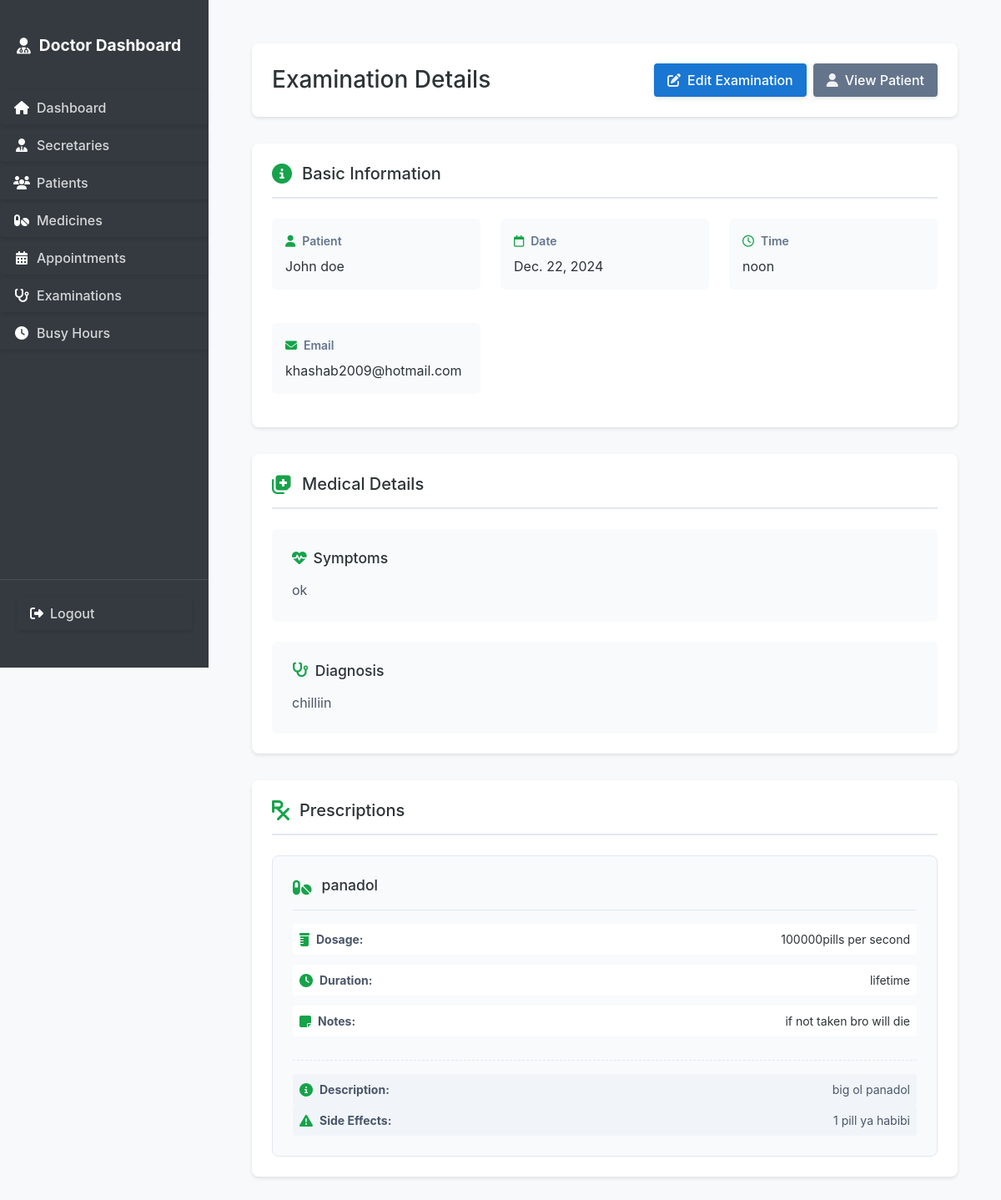
/examinations/4/ (signed in), run on the app's committed database.
### secretary_dash/models.py (models this page shows, shortened)
class Examination(models.Model):
    patient = models.ForeignKey(Patient, on_delete=models.CASCADE)
    symptoms = models.TextField()
    diagnosis = models.TextField()
    created_by = models.ForeignKey(User, on_delete=models.CASCADE)
    created_at = models.DateTimeField(auto_now_add=True)
    date = models.DateField()
    time = models.TimeField()
    class Meta:
        ordering = ['-date']

class Patient(models.Model):
    name = models.CharField(max_length=100)
    phone = models.CharField(max_length=20)
    email = models.EmailField()
    address = models.TextField()
    date_of_birth = models.DateField()
    created_at = models.DateTimeField(auto_now_add=True)
    class Meta:
        ordering = ['name']

class Prescription(models.Model):
    examination = models.ForeignKey(Examination, on_delete=models.CASCADE, related_name='prescriptions')
    medicine = models.ForeignKey(Medicine, on_delete=models.CASCADE)
    dosage = models.CharField(max_length=100)
    duration = models.CharField(max_length=100)
    notes = models.TextField(blank=True)

class Medicine(models.Model):
    name = models.CharField(max_length=100)
    description = models.TextField()
    side_effects = models.TextField()
    created_at = models.DateTimeField(auto_now_add=True)
    class Meta:
        ordering = ['name']

### secretary_dash/views.py (the view)
# urls.py: path('examinations/<int:pk>/', views.examination_detail, name='examination_detail'),
@login_required
@user_passes_test(lambda u: u.is_superuser)
def examination_detail(request, pk):
    examination = get_object_or_404(Examination, pk=pk)
    return render(request, 'secretary_dash/doctor/examination_detail.html', {
        'examination': examination
    })

### secretary_dash/auth.py (called while the page is built)
    def get_user(self, user_id):
        UserModel = get_user_model()
        try:
            return UserModel.objects.get(pk=user_id)
        except UserModel.DoesNotExist:
            return None

### templates/secretary_dash/doctor/examination_detail.html (shortened to what this page needs)
{% extends request.user.is_superuser|yesno:'secretary_dash/doctor/base.html,secretary_dash/secretary/base.html' %}
{% load static %}
{% block content %}
<div class="detail-container">
    <div class="detail-header">
        <h1>Examination Details</h1>
        <div class="actions">
            <a href="{% url 'secretary_dash:examination_edit' examination.id %}" class="btn btn-primary">
                <i class="fas fa-edit"></i> Edit Examination
            </a>
            <a href="{% url 'secretary_dash:patient_detail' examination.patient.id %}" class="btn btn-secondary">
                <i class="fas fa-user"></i> View Patient
            </a>
        </div>
    </div>
    <div class="detail-section">
        <div class="section-header">
            <i class="fas fa-info-circle"></i>
            <h2>Basic Information</h2>
        </div>
        <div class="info-grid">
            <div class="info-item">
                <label><i class="fas fa-user"></i> Patient</label>
                <span>{{ examination.patient.name }}</span>
            </div>
            <div class="info-item">
                <label><i class="far fa-calendar"></i> Date</label>
                <span>{{ examination.date }}</span>
            </div>
            <div class="info-item">
                <label><i class="far fa-clock"></i> Time</label>
                <span>{{ examination.time }}</span>
            </div>
            <div class="info-item">
                <label><i class="fas fa-envelope"></i> Email</label>
                <span>{{ examination.patient.email }}</span>
            </div>
        </div>
    </div>
    <div class="detail-section">
        <div class="section-header">
            <i class="fas fa-notes-medical"></i>
            <h2>Medical Details</h2>
        </div>
        <div class="medical-details">
            <div class="medical-item">
                <h3><i class="fas fa-heartbeat"></i> Symptoms</h3>
                <p>{{ examination.symptoms }}</p>
            </div>
            <div class="medical-item">
                <h3><i class="fas fa-stethoscope"></i> Diagnosis</h3>
                <p>{{ examination.diagnosis }}</p>
            </div>
        </div>
    </div>
    {% if examination.prescriptions.all %}
    <div class="detail-section">
        <div class="section-header">
            <i class="fas fa-prescription"></i>
            <h2>Prescriptions</h2>
        </div>
        <div class="prescriptions-grid">
            {% for prescription in examination.prescriptions.all %}
            <div class="prescription-card">
                <div class="prescription-header">
                    <i class="fas fa-pills"></i>
                    <div class="prescription-title">
                        <h3>{{ prescription.medicine.name }}</h3>
                    </div>
                </div>
                <div class="prescription-details">
                    <div class="detail-row">
                        <p><i class="fas fa-prescription-bottle"></i> <strong>Dosage:</strong></p>
                        <span>{{ prescription.dosage }}</span>
                    </div>
                    <div class="detail-row">
                        <p><i class="fas fa-clock"></i> <strong>Duration:</strong></p>
                        <span>{{ prescription.duration }}</span>
                    </div>
                    {% if prescription.notes %}
                    <div class="detail-row">
                        <p><i class="fas fa-sticky-note"></i> <strong>Notes:</strong></p>
                        <span>{{ prescription.notes }}</span>
                    </div>
                    {% endif %}
                    <div class="medicine-info">
                        <div class="detail-row">
                            <p><i class="fas fa-info-circle"></i> <strong>Description:</strong></p>
                            <span>{{ prescription.medicine.description }}</span>
                        </div>
                        <div class="detail-row">
                            <p><i class="fas fa-exclamation-triangle"></i> <strong>Side Effects:</strong></p>
                            <span>{{ prescription.medicine.side_effects }}</span>
                        </div>
                    </div>
                </div>
            </div>
            {% endfor %}
        </div>
    </div>
    {% endif %}
</div>
{% endblock %}

### static/css/main.css (style rules this page uses)
body { margin: 0; padding: 0; font-family: -apple-system, BlinkMacSystemFont, "Segoe UI", Roboto, "Helvetica Neue", Arial, sans-serif; background-color: #f8f9fa; }
.btn { display: inline-flex !important; align-items: center !important; gap: 8px !important; padding: 8px 16px !important; border-radius: 4px !important; border: none !important; cursor: pointer !important; font-weight: 500 !important; transition: all 0.2s ease !important; text-decoration: none !important; box-shadow: 0 2px 4px rgba(0, 0, 0, 0.1) !important; }
.btn .fas, .btn .far, .btn .fab, .btn .fa { color: rgba(255, 255, 255, 0.9) !important; }
.detail-container { padding: 1.5rem; }
.detail-header { display: flex; justify-content: space-between; align-items: center; margin-bottom: 1.5rem; }
.detail-header h1 { margin: 0; font-size: 1.5rem; color: #2d3436; }
.detail-header .actions { display: flex; gap: 0.5rem; }
.detail-section { background: white; padding: 1.5rem; border-radius: 8px; box-shadow: 0 2px 4px rgba(0,0,0,0.1); margin-bottom: 1.5rem; }
.detail-section h2 { margin: 0 0 1.5rem; color: #2d3436; font-size: 1.25rem; }
.info-grid { display: grid; grid-template-columns: repeat(auto-fit, minmax(250px, 1fr)); gap: 1.5rem; }
.info-item { margin-bottom: 1rem; }
.info-item label { display: block; font-weight: 600; margin-bottom: 0.5rem; color: #6c757d; font-size: 0.875rem; }
.info-item span, .info-item p { color: #2d3436; margin: 0; }

### data on the page
Examination: patient.name "John doe", date "Dec. 22, 2024", time "noon", patient.email "khashab2009@hotmail.com", symptoms "ok", diagnosis "chilliin"
Prescription: medicine.name "panadol", dosage "100000pills per second", duration "lifetime", notes "if not taken bro will die", medicine.description "big ol panadol", medicine.side_effects "1 pill ya habibi"
